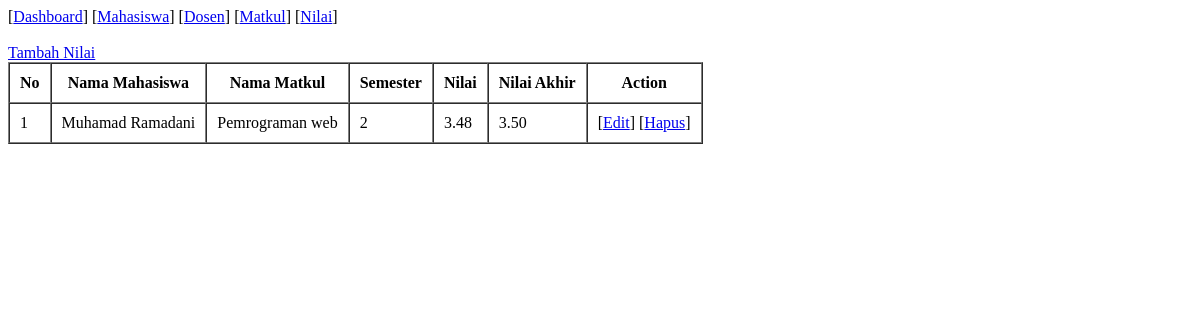
The page /app/views/nilai/index.php on the database as committed earlier.
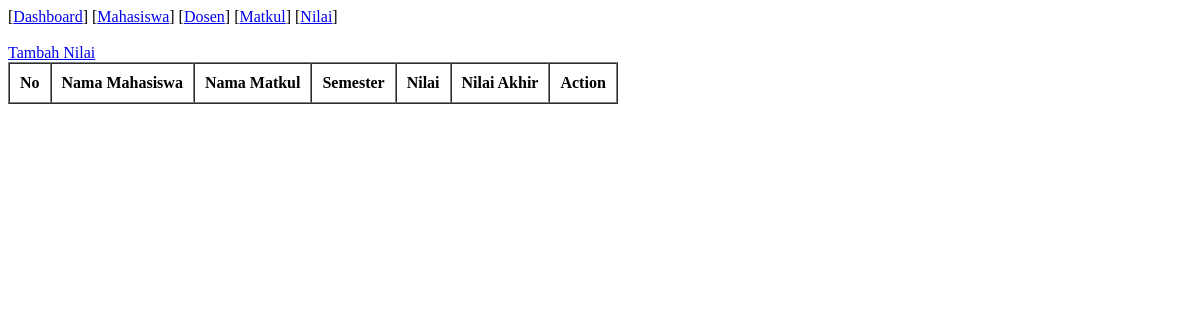
The same page on the database as committed later.
### tables this page shows
CREATE TABLE `nilai` (
  `nilai_id` int(11) NOT NULL,
  `nilai` decimal(10,2) NOT NULL,
  `nilai_akhir` decimal(10,2) NOT NULL,
  `mahasiswa_id` int(11) NOT NULL,
  `matkul_id` int(11) NOT NULL,
  `semester_id` int(11) NOT NULL
);

CREATE TABLE `mahasiswa` (
  `mahasiswa_id` int(11) NOT NULL,
  `nim` varchar(20) NOT NULL,
  `nama_mhs` varchar(255) NOT NULL,
  `alamat` varchar(255) NOT NULL,
  `email` varchar(255) NOT NULL,
  `no_telp` varchar(20) NOT NULL
);

CREATE TABLE `matkul` (
  `matkul_id` int(11) NOT NULL,
  `kode_matkul` varchar(20) NOT NULL,
  `nama_matkul` varchar(255) NOT NULL
);

CREATE TABLE `semester` (
  `semester_id` int(11) NOT NULL,
  `nama_semester` varchar(50) NOT NULL
);

### app/Config/database.php (called while the page is built, shortened)
<?php
class Database {
   public function __construct(){
      $this->host = "localhost";
      $this->user = "root";
      $this->password = '';
      $this->db = 'persuratan_dosen';
      $this->conn = new mysqli($this->host, $this->user, $this->password, $this->db);
   }
}

### app/Model/Nilai.php (called while the page is built, shortened)
<?php
class Nilai extends Database
{
    public function all()
    {
        $data = $this->conn->query(
            "SELECT nilai.*,m.nama_mhs,mtl.nama_matkul,s.nama_semester
                FROM nilai
                INNER JOIN mahasiswa as m ON m.mahasiswa_id = nilai.mahasiswa_id
                INNER JOIN matkul as mtl ON mtl.matkul_id = nilai.matkul_id
                INNER JOIN semester as s ON s.semester_id = nilai.semester_id"
        ) or die($this->conn->error);
        return $data;
    }
}

### app/views/nilai/index.php (the view, shortened to what this page needs)
<?php
include '../partials/header.php';
$nilai = new Nilai();
?>
<a href="form-add.php">
    Tambah Nilai
</a>
<table border="1" cellpadding="10" cellspacing="0">
    <tr>
        <th>No</th>
        <th>Nama Mahasiswa</th>
        <th>Nama Matkul</th>
        <th>Semester</th>
        <th>Nilai</th>
        <th>Nilai Akhir</th>
        <th>Action</th>
    </tr>
    <?php
    $no = 1;
    foreach ($nilai->all() as $key => $value) :
    ?>
        <tr>
            <td><?= $no ?></td>
            <td><?= $value["nama_mhs"] ?></td>
            <td><?= $value["nama_matkul"] ?></td>
            <td><?= $value["nama_semester"] ?></td>
            <td><?= $value["nilai"] ?></td>
            <td><?= $value["nilai_akhir"] ?></td>
            <td>
                <form method="post" id="delMkl">
                    [<a href="form-edit.php?id=<?= $value["nilai_id"] ?>">Edit</a>]
                    [<a href="#" onclick="del()">Hapus</a>]
                </form>
            </td>
        </tr>
    <?php
        $no++;
    endforeach;
    ?>
</table>
<?php
include '../partials/footer.php'
?>

### app/views/partials/header.php (shortened to what this page needs)
<!DOCTYPE html>
<html lang="en">
<head>
</head>
<body>
    <nav>
        [<a href="#">Dashboard</a>]
        [<a href="#">Mahasiswa</a>]
        [<a href="#">Dosen</a>]
        [<a href="<?= BASE_URL ?>app/views/matkul/index.php">Matkul</a>]
        [<a href="<?= BASE_URL ?>app/views/nilai/index.php">Nilai</a>]
    </nav>
    <br>

### app/views/partials/footer.php (shortened to what this page needs)
</body>
</html>

Rows that differ between the two databases and show on the page:
removed nilai: mahasiswa.nama_mhs "Muhamad Ramadani", matkul.nama_matkul "Pemrograman web", semester.nama_semester "2", nilai "3.48", nilai_akhir "3.50"
